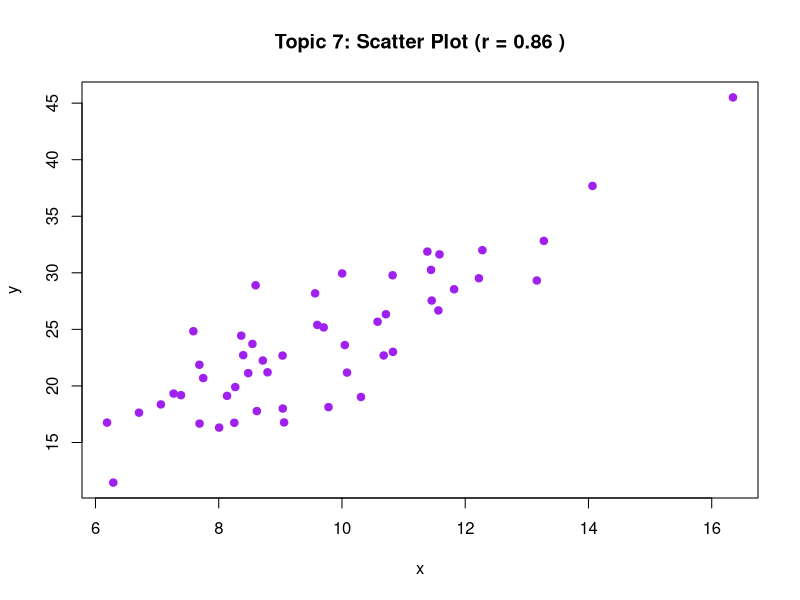

Recreate this plot in R.
#Topic 7:Correlation and covariance
d <- data.frame(hours=c(1,2,3,4,5,6), score=c(45,50,55,65,68,75))
cov(d$hours,d$score); cor(d$hours,d$score)
x <- rnorm(50, 10, 2)
y <- 2.5 * x + rnorm(50, 0, 3)
cor_df <- data.frame(
  Metric = c("Correlation (r)", "Covariance"),
  Value = c(cor(x, y), cov(x, y))
)
write.csv(cor_df, "Topic_07_Correlation_Covariance.csv", row.names = FALSE)
plot(x, y, pch = 19, col = "purple",
     main = paste("Topic 7: Scatter Plot (r =", round(cor(x, y), 2), ")"))
